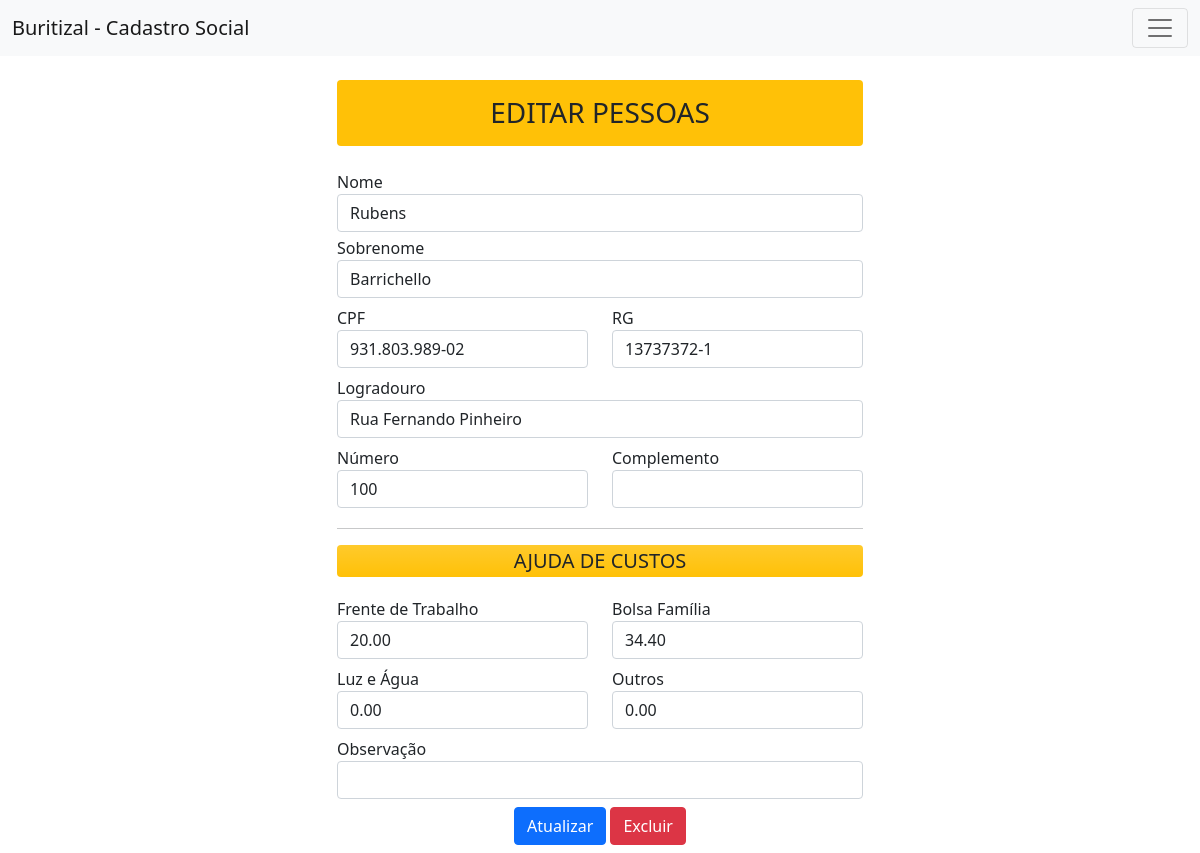
The app's page /pessoas/editar_pessoas.php?id_pessoa=11 (signed in) with its own data.
### tables this page shows
CREATE TABLE `pessoas` (
  `id_pessoa` int(11) NOT NULL,
  `nome` varchar(200) NOT NULL,
  `sobrenome` varchar(200) NOT NULL,
  `cpf` varchar(14) NOT NULL,
  `rg` varchar(12) NOT NULL,
  `logradouro` varchar(200) NOT NULL,
  `numero` varchar(10) NOT NULL,
  `endereco` varchar(300) NOT NULL,
  `complemento` varchar(100) NOT NULL,
  `frentetrabalho` decimal(12,2) NOT NULL,
  `bolsafamilia` decimal(12,2) NOT NULL,
  `luzagua` decimal(12,2) NOT NULL,
  `outros` decimal(12,2) NOT NULL,
  `obspessoa` varchar(200) NOT NULL
);

### pessoas/editar_pessoas.php (the view, shortened to what this page needs)
<?php
require_once '../menu.php';
require_once '../conexao.php';
$id_pessoa = $_GET['id_pessoa'];
?>
<!DOCTYPE html>
<html>
<head>
</head>
<body>
<div class="container mw-100" style="width: 550px">
  <h3 class="text-center text-uppercase my-4 p-3 bg-warning rounded">Editar Pessoas</h3>
      <?php
      $sql="SELECT * FROM pessoas WHERE id_pessoa = $id_pessoa";
      $busca = mysqli_query($conexao, $sql);
      $array = mysqli_fetch_array($busca);
      $nome = $array['nome'];
      $sobrenome = $array['sobrenome'];
      $cpf = $array['cpf'];
      $rg = $array['rg'];
      $logradouro = $array['logradouro'];
      $numero = $array['numero'];
      $complemento = $array['complemento'];
      $frentetrabalho = $array['frentetrabalho'];
      $bolsafamilia = $array['bolsafamilia'];
      $luzagua = $array['luzagua'];
      $outros = $array['outros'];
      $obspessoa = $array['obspessoa'];
      ?>
    <form action="_atualizar_pessoas.php" method="post">
      <div class="form-group">
        <div class="my-1">
          <label>Nome</label>
          <input type="text" class="form-control" name="nome" value="<?php echo $nome?>" autocomplete="off" required="">
        </div>
        <div class="my-1">
          <label>Sobrenome</label>
          <input type="text" class="form-control" name="sobrenome" value="<?php echo $sobrenome?>" autocomplete="off"
            required="">
        </div>
        <div class="form-group row">
          <div class="form-group col-md-6 my-1">
            <label>CPF</label>
            <input type="text" class="form-control" name="cpf" id="cpf" value="<?php echo $cpf?>" autocomplete="off"
              required="">
          </div>
          <div class="form-group col-md-6 my-1">
            <label>RG</label>
            <input type="text" class="form-control" id="rg" name="rg" value="<?php echo $rg?>" autocomplete="off">
          </div>
        </div>
          <div class="form-group my-1">
            <label>Logradouro</label>
            <input type="text" class="form-control" value="<?php echo $logradouro?>" autocomplete="off"
              list="buscalogradouro" name="logradouro" required>
          </div>
        <div class="form-group row">
          <div class="form-group col-md-6 my-1">
            <label>Número</label>
            <input type="text" class="form-control" name="numero" value="<?php echo $numero ?>" autocomplete="off"
              required="">
          </div>
          <div class="form-group col-md-6 my-1">
            <label>Complemento</label>
            <input type="text" class="form-control" name="complemento" value="<?php echo $complemento?>"
              autocomplete="off">
          </div>
        </div>
        <hr class="my-3" />
        <h5 class="text-center text-uppercase my-3 p-1 rounded bg-warning bg-gradient">Ajuda de Custos</h5>
        <div class="form-group row">
          <div class="form-group col-md-6 my-1">
            <label>Frente de Trabalho</label>
            <input type="text" class="form-control" id="frentetrabalho" name="frentetrabalho"
              value="<?php echo $frentetrabalho?>" autocomplete="off">
          </div>
          <div class="form-group col-md-6 my-1">
            <label>Bolsa Família</label>
            <input type="text" class="form-control" id="bolsafamilia" name="bolsafamilia"
              value="<?php echo $bolsafamilia ?>" autocomplete="off">
          </div>
        </div>
        <div class="form-group row">
          <div class="form-group col-md-6 my-1">
            <label>Luz e Água</label>
            <input type="text" class="form-control" id="luzagua" name="luzagua" value="<?php echo $luzagua?>"
              autocomplete="off">
          </div>
          <div class="form-group col-md-6 my-1">
            <label>Outros</label>
            <input type="text" class="form-control" id="outros" name="outros" value="<?php echo $outros?>"
              autocomplete="off">
          </div>
        </div>
        <div class="my-1">
          <label>Observação</label>
          <input type="text" class="form-control" name="obspessoa" value="<?php echo $obspessoa?>" autocomplete="off">
        </div>
        <div class="text-center my-2">
          <button type="submit" class="btn btn-primary">Atualizar</button>
          <button type="button" class="btn btn-danger" data-bs-toggle="modal" data-bs-target="#exampleModal">Excluir</button>
        </div>
    </form>
  </div>
</body>
</html>

### records on screen
pessoas: nome "Rubens", sobrenome "Barrichello", cpf "931.803.989-02", rg "13737372-1", logradouro "Rua Fernando Pinheiro", numero "100", frentetrabalho "20.00", bolsafamilia "34.40", luzagua "0.00", outros "0.00"
